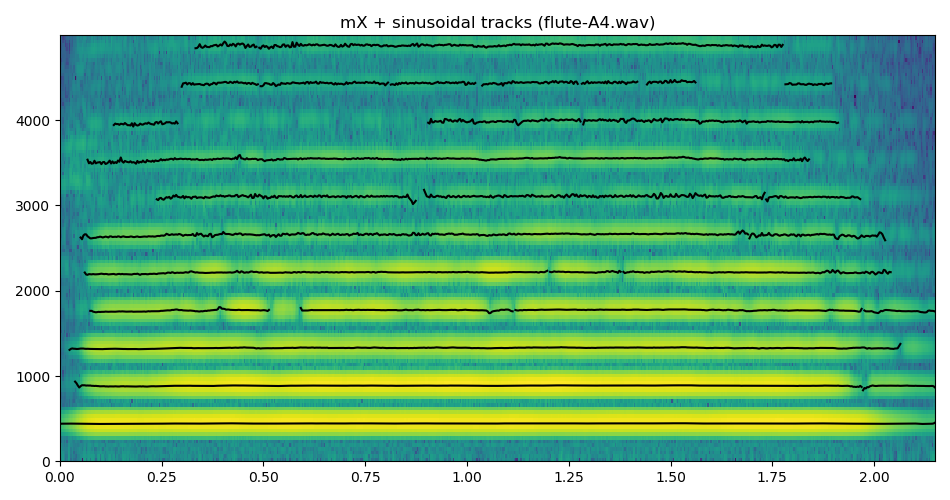

This chart was generated by the following Python code:
import numpy as np
import matplotlib.pyplot as plt
import sys, os, time

sys.path.append(os.path.join(os.path.dirname(os.path.realpath(__file__)), '../../../software/models/'))

import stft as STFT
import sineModel as SM
import utilFunctions as UF

(fs, x) = UF.wavread(os.path.join(os.path.dirname(os.path.realpath(__file__)), '../../../sounds/flute-A4.wav'))
w = np.blackman(601)
N = 1024
H = 150
t = -80
minSineDur = .1
maxnSines = 150
mX, pX = STFT.stftAnal(x, w, N, H)
tfreq, tmag, tphase = SM.sineModelAnal(x, fs, w, N, H, t, maxnSines, minSineDur)

print(mX.shape)
peaks = np.zeros_like(mX)
for i in range(mX.shape[0]):
    ploc = UF.peakDetection(mX[i], t)
    peaks[i, ploc] = 1
print(peaks.sum())

# for i in range(100):
#     print(peaks[i].nonzero())
print(peaks.shape)

plt.figure(1, figsize=(9.5, 5))
maxplotfreq = 5000.0
maxplotbin = int(N*maxplotfreq/fs)
numFrames = int(mX[:,0].size)
frmTime = H*np.arange(numFrames)/float(fs)                             
binFreq = np.arange(maxplotbin+1)*float(fs)/N                         
plt.pcolormesh(frmTime, binFreq, np.transpose(mX[:,:maxplotbin+1]))
plt.autoscale(tight=True)
  
tracks = tfreq*np.less(tfreq, maxplotfreq)
tracks[tracks<=0] = np.nan
plt.plot(frmTime, tracks, color='k', lw=1.5)
plt.autoscale(tight=True)
plt.title('mX + sinusoidal tracks (flute-A4.wav)')

plt.tight_layout()
plt.savefig('sineModelAnal-flute.png')
plt.show()
